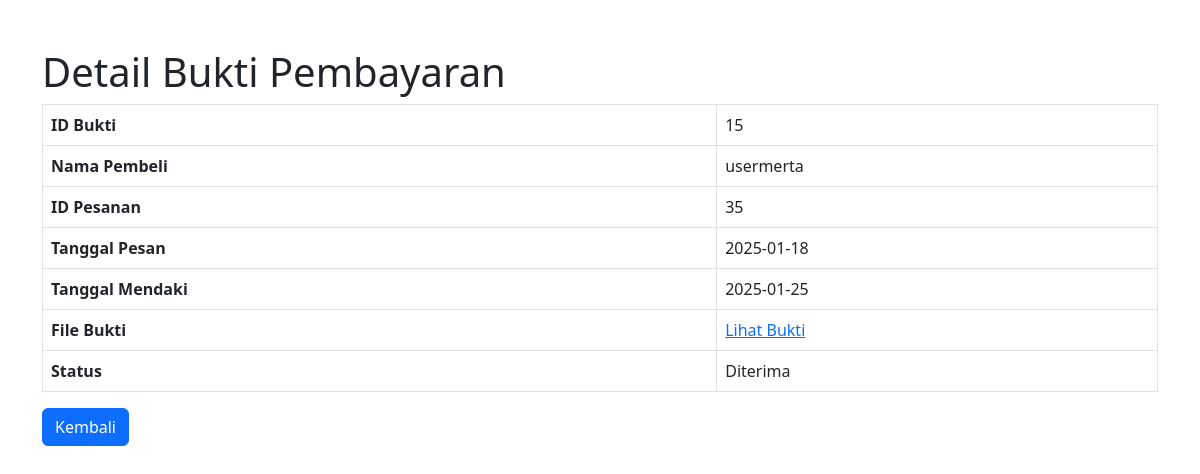
Page /verifikasi_detail.php?id_pesanan=35 on the committed database.
### tables this page shows
CREATE TABLE `bukti_pembayaran` (
  `id_bukti` int(11) NOT NULL,
  `id_pesanan` int(11) NOT NULL,
  `file_bukti` text NOT NULL,
  `tanggal_upload` timestamp NOT NULL DEFAULT current_timestamp(),
  `status` enum('Menunggu Verifikasi','Diterima','Ditolak') DEFAULT 'Menunggu Verifikasi',
  `catatan` text DEFAULT NULL,
  `alasan_penolakan` text DEFAULT NULL
);

CREATE TABLE `users` (
  `id_pelanggan` int(11) NOT NULL,
  `username` varchar(50) NOT NULL,
  `nama` varchar(100) NOT NULL,
  `email` varchar(100) NOT NULL,
  `address` text NOT NULL,
  `password` varchar(255) NOT NULL,
  `create_at` timestamp NOT NULL DEFAULT current_timestamp()
);

CREATE TABLE `pesanan` (
  `id_pesanan` int(11) NOT NULL,
  `id_paket` int(11) NOT NULL,
  `id_guide` int(11) DEFAULT NULL,
  `id_pelanggan` int(11) NOT NULL,
  `tanggal_pesan` date NOT NULL,
  `tanggal_mendaki` date NOT NULL,
  `jumlah_orang` int(11) NOT NULL,
  `harga` decimal(10,2) NOT NULL,
  `catatan` text DEFAULT NULL,
  `bukti_pembayaran` text DEFAULT NULL,
  `status_pesanan` enum('Menunggu Konfirmasi','Dikonfirmasi','Menunggu Pembayaran','Menunggu Verifikasi','Diterima','Ditolak','Lunas','Dikirim','Selesai') NOT NULL DEFAULT 'Menunggu Konfirmasi',
  `total_harga` decimal(10,2) NOT NULL
);

### verifikasi_detail.php (the view, shortened to what this page needs)
<?php
$host = "localhost";
$username = "root";
$password = "";
$dbname = "mb_paradise";
$conn = new mysqli($host, $username, $password, $dbname);
if (isset($_GET['id_pesanan'])) {
    $id_pesanan = $conn->real_escape_string($_GET['id_pesanan']);
    $query_detail = "
        SELECT bukti_pembayaran.*,
               pesanan.id_pesanan,
               users.username AS nama_pembeli,
               pesanan.tanggal_pesan,
               pesanan.tanggal_mendaki
        FROM bukti_pembayaran
        JOIN pesanan ON bukti_pembayaran.id_pesanan = pesanan.id_pesanan
        JOIN users ON pesanan.id_pelanggan = users.id_pelanggan
        WHERE pesanan.id_pesanan = '$id_pesanan'";
    $result_detail = $conn->query($query_detail);
    if ($result_detail && $result_detail->num_rows > 0) {
        $detail = $result_detail->fetch_assoc();
    } else {
        echo "Data tidak ditemukan!";
        exit();
    }
} else {
    echo "ID Pesanan tidak ditemukan!";
    exit();
}
?>
<!DOCTYPE html>
<html lang="en">
<head>
    <link href="https://cdn.jsdelivr.net/npm/bootstrap@5.3.0-alpha1/dist/css/bootstrap.min.css" rel="stylesheet">
</head>
<body>
<div class="container mt-5">
    <h1>Detail Bukti Pembayaran</h1>
    <table class="table table-bordered">
        <tr>
            <th>ID Bukti</th>
            <td><?php echo htmlspecialchars($detail['id_bukti']); ?></td>
        </tr>
        <tr>
            <th>Nama Pembeli</th>
            <td><?php echo htmlspecialchars($detail['nama_pembeli']); ?></td>
        </tr>
        <tr>
            <th>ID Pesanan</th>
            <td><?php echo htmlspecialchars($detail['id_pesanan']); ?></td>
        </tr>
        <tr>
            <th>Tanggal Pesan</th>
            <td><?php echo htmlspecialchars($detail['tanggal_pesan']); ?></td>
        </tr>
        <tr>
            <th>Tanggal Mendaki</th>
            <td><?php echo htmlspecialchars($detail['tanggal_mendaki']); ?></td>
        </tr>
        <tr>
            <th>File Bukti</th>
            <td>
                <?php if (!empty($detail['file_bukti'])): ?>
                    <a href="<?php echo htmlspecialchars($detail['file_bukti']); ?>" target="_blank">Lihat Bukti</a>
                <?php else: ?>
                    Tidak ada file
                <?php endif; ?>
            </td>
        </tr>
        <tr>
            <th>Status</th>
            <td><?php echo htmlspecialchars($detail['status']); ?></td>
        </tr>
    </table>
    <a href="pesanan_login.php" class="btn btn-primary">Kembali</a>
</div>
</body>
</html>

### rows in the picture
bukti_pembayaran: id_bukti "15", users.username "usermerta", id_pesanan.id_pesanan "35", id_pesanan.tanggal_pesan "2025-01-18", id_pesanan.tanggal_mendaki "2025-01-25", status "Diterima"
